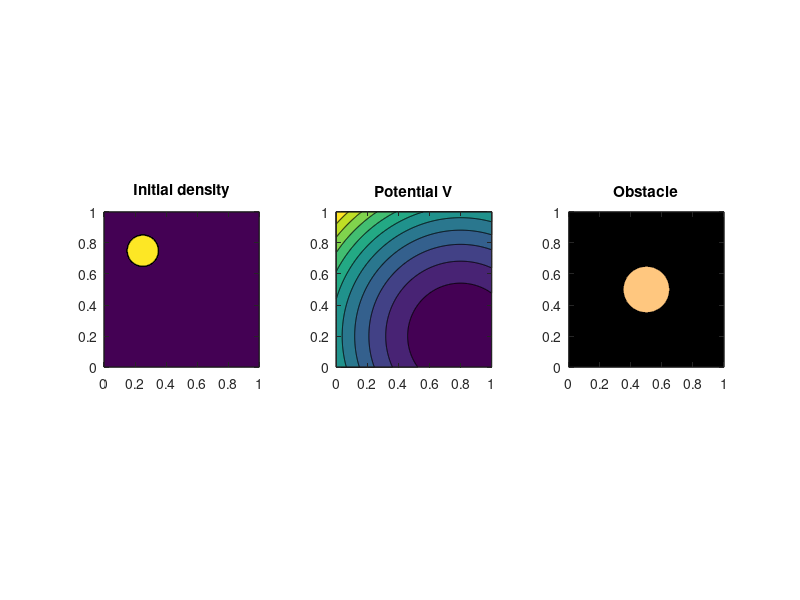

Write MATLAB code to recreate this figure. (Note: this script raises an error after producing the figure.)
%% Example of the Back-And-Forth method
% 
% For more explanation see also the documentation here:
% https://wasserstein-gradient-flows.netlify.app/
% 


n = 512;             % The size of the n x n grid
maxIters = 500;      % Maximum number of BFM iterations
TOL = 3e-2;          % Tolerance for BFM
nt  = 80;            % Number of outer iterations
tau = 0.005;         % Time step in the JKO scheme
folder = 'data';     % Output directory
verbose  = 1;        % Print out logs


[x,y] = meshgrid(linspace(0,1,n));

% Initial density
rhoInitial = zeros(n);
idx = (x-0.25).^2 + (y-0.75).^2 < 0.1^2;
rhoInitial(idx) = 1;

% Potential
V = 5 * ((x-0.8).^2 + (y-0.2).^2);

% Add an obstacle
obstacle = zeros(n);
idx = (x-0.5).^2 + (y-0.5).^2 < 0.15^2;
obstacle(idx) = 1;

% Plots
subplot(1,3,1)
contourf(x, y, rhoInitial)
title('Initial density')
axis('square')

subplot(1,3,2)
contourf(x, y, V);
title('Potential V')
axis('square')

subplot(1,3,3)
contourf(x, y, obstacle)
colormap(gca, 'copper')
title('Obstacle')
axis('square')

%% Run BFM!
rhoFinal = wgfinc(rhoInitial, V, obstacle, maxIters, TOL, nt, tau, folder, verbose);


%% Make movie

fig = figure;
movieName = 'movie.gif';

for i = 0:nt
    file = fopen(sprintf("%s/rho-%04d.dat", folder, i), 'r');
    rho = fread(file, [n n], 'double');
    imagesc(rho)
    axis xy square
    set(gca,'XTickLabel',[], 'YTickLabel',[])

    frame = getframe(fig);
    im = frame2im(frame);
    [X,cmap] = rgb2ind(im, 256);

    % Write to the GIF file
    if i == 0
        imwrite(X, cmap, movieName, 'gif', 'Loopcount',inf, 'DelayTime',0.001);
    else
        imwrite(X, cmap, movieName, 'gif', 'WriteMode','append', 'DelayTime',0.001);
    end
end